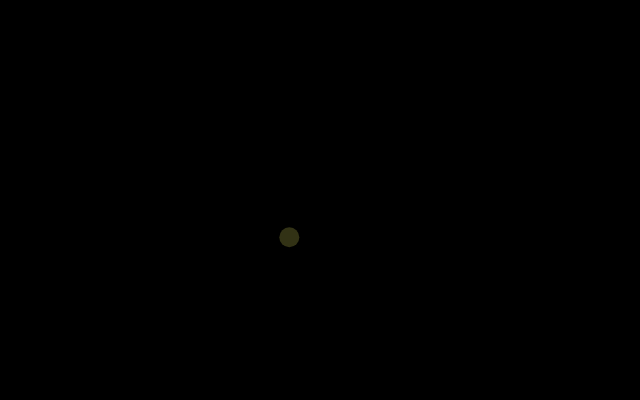
Frame 1 (no input)
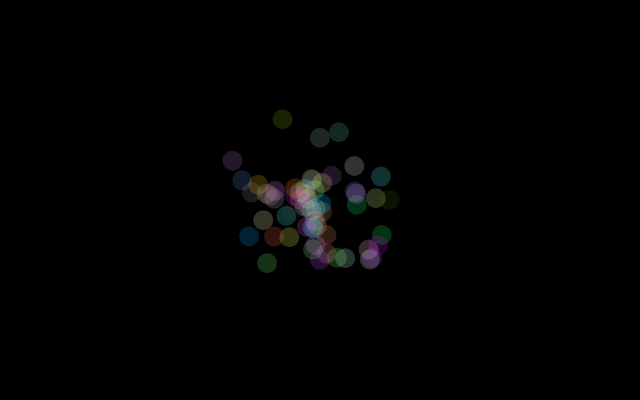
Frame 60 (no input)
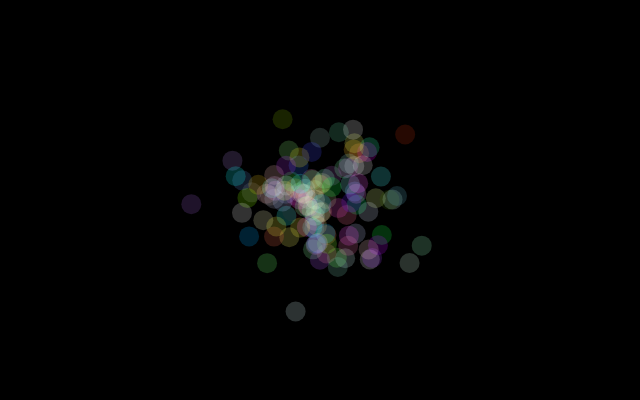
Frame 120 (the mouse pressed at the canvas centre since frame 60)

The p5.js sketch that drew these frames (run headless with seeded random() and noise() and a simulated clock; from frame 60 on, the mouse is pressed at the canvas centre):

// p5.js sketch
// ── sketch.js
/* 
  Author Michael Houmann
  Created 03. march 2025

  Create a "painting" using normal distribution of "place" the paint dots. Also use normal distribution to create the colors.
  Make a slider to adjust the standard deviation
*/

// Create a global variable for the slider
let slider;

function setup() {
  createCanvas(640, 400);
  background(0);
  // Create the slider with min, max and start position
  slider = createSlider(0, 80, 40);
  // Create an informing text
  createP('Change the spread of the dots');
}

function draw() {
  // Base the deviation based on the value of the slider
  const deviation = slider.value();

  // Get random values for the colors
  const red = randomGaussian(200, 100);
  const blue = randomGaussian(200, 100);
  const green = randomGaussian(200,100);

  // Get the placement of the dots based on randomGaussian() with the slider value for deviation
  const w = randomGaussian(width / 2, deviation);
  const h = randomGaussian(height / 2, deviation);

  noStroke()
  // Create a random color and 50% opacity
  fill(red, green, blue, 50);

  // Draw the circle
  circle(w, h, 20);
}
